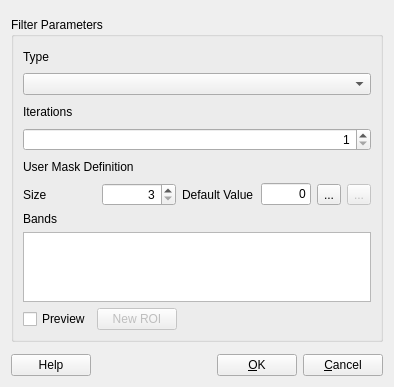
<?xml version="1.0" encoding="UTF-8"?>
<ui version="4.0">
 <class>FilterDialogForm</class>
 <widget class="QDialog" name="FilterDialogForm">
  <property name="geometry">
   <rect>
    <x>0</x>
    <y>0</y>
    <width>394</width>
    <height>387</height>
   </rect>
  </property>
  <property name="sizePolicy">
   <sizepolicy hsizetype="Preferred" vsizetype="Preferred">
    <horstretch>0</horstretch>
    <verstretch>0</verstretch>
   </sizepolicy>
  </property>
  <property name="minimumSize">
   <size>
    <width>0</width>
    <height>0</height>
   </size>
  </property>
  <property name="maximumSize">
   <size>
    <width>5000</width>
    <height>5000</height>
   </size>
  </property>
  <property name="windowTitle">
   <string>Filter</string>
  </property>
  <property name="layoutDirection">
   <enum>Qt::LeftToRight</enum>
  </property>
  <property name="sizeGripEnabled">
   <bool>false</bool>
  </property>
  <layout class="QGridLayout" name="gridLayout_6">
   <item row="0" column="0">
    <layout class="QGridLayout" name="gridLayout_2">
     <item row="0" column="0">
      <layout class="QGridLayout" name="gridLayout">
       <item row="0" column="0">
        <widget class="QWidget" name="m_inputWidget" native="true">
         <property name="minimumSize">
          <size>
           <width>0</width>
           <height>0</height>
          </size>
         </property>
        </widget>
       </item>
       <item row="1" column="0">
        <widget class="QGroupBox" name="groupBox_2">
         <property name="sizePolicy">
          <sizepolicy hsizetype="MinimumExpanding" vsizetype="MinimumExpanding">
           <horstretch>0</horstretch>
           <verstretch>0</verstretch>
          </sizepolicy>
         </property>
         <property name="title">
          <string>Filter Parameters</string>
         </property>
         <layout class="QGridLayout" name="gridLayout_5">
          <item row="0" column="0">
           <layout class="QGridLayout" name="gridLayout_4">
            <item row="0" column="0">
             <layout class="QGridLayout" name="gridLayout_14">
              <item row="0" column="0">
               <layout class="QGridLayout" name="gridLayout_7">
                <item row="0" column="0">
                 <widget class="QLabel" name="label_2">
                  <property name="text">
                   <string>Type</string>
                  </property>
                 </widget>
                </item>
                <item row="1" column="0">
                 <widget class="QComboBox" name="m_typeComboBox">
                  <property name="minimumSize">
                   <size>
                    <width>200</width>
                    <height>0</height>
                   </size>
                  </property>
                 </widget>
                </item>
               </layout>
              </item>
              <item row="1" column="0">
               <layout class="QGridLayout" name="gridLayout_9">
                <item row="0" column="0">
                 <widget class="QLabel" name="label_3">
                  <property name="text">
                   <string>Iterations</string>
                  </property>
                 </widget>
                </item>
                <item row="1" column="0">
                 <widget class="QSpinBox" name="m_iterationsSpinBox">
                  <property name="alignment">
                   <set>Qt::AlignRight|Qt::AlignTrailing|Qt::AlignVCenter</set>
                  </property>
                  <property name="minimum">
                   <number>1</number>
                  </property>
                 </widget>
                </item>
               </layout>
              </item>
              <item row="2" column="0">
               <layout class="QGridLayout" name="gridLayout_10">
                <item row="0" column="0">
                 <widget class="QLabel" name="label_4">
                  <property name="text">
                   <string>User Mask Definition</string>
                  </property>
                 </widget>
                </item>
                <item row="1" column="0">
                 <layout class="QGridLayout" name="gridLayout_8">
                  <item row="0" column="5">
                   <widget class="QToolButton" name="m_maskToolButton">
                    <property name="enabled">
                     <bool>true</bool>
                    </property>
                    <property name="toolTip">
                     <string>Set a new Mask...</string>
                    </property>
                    <property name="text">
                     <string>...</string>
                    </property>
                   </widget>
                  </item>
                  <item row="0" column="6">
                   <widget class="QToolButton" name="m_loadMaskToolButton">
                    <property name="enabled">
                     <bool>false</bool>
                    </property>
                    <property name="toolTip">
                     <string>Open a previous Mask...</string>
                    </property>
                    <property name="text">
                     <string>...</string>
                    </property>
                   </widget>
                  </item>
                  <item row="0" column="4">
                   <widget class="QLineEdit" name="m_maskDefaultValueLineEdit">
                    <property name="maximumSize">
                     <size>
                      <width>50</width>
                      <height>16777215</height>
                     </size>
                    </property>
                    <property name="text">
                     <string>0</string>
                    </property>
                    <property name="alignment">
                     <set>Qt::AlignRight|Qt::AlignTrailing|Qt::AlignVCenter</set>
                    </property>
                   </widget>
                  </item>
                  <item row="0" column="3">
                   <widget class="QLabel" name="label_6">
                    <property name="text">
                     <string>Default Value</string>
                    </property>
                   </widget>
                  </item>
                  <item row="0" column="1">
                   <widget class="QLabel" name="label_5">
                    <property name="text">
                     <string>Size</string>
                    </property>
                   </widget>
                  </item>
                  <item row="0" column="2">
                   <widget class="QSpinBox" name="m_maskSizeSpinBox">
                    <property name="sizePolicy">
                     <sizepolicy hsizetype="Minimum" vsizetype="Fixed">
                      <horstretch>0</horstretch>
                      <verstretch>0</verstretch>
                     </sizepolicy>
                    </property>
                    <property name="alignment">
                     <set>Qt::AlignRight|Qt::AlignTrailing|Qt::AlignVCenter</set>
                    </property>
                    <property name="minimum">
                     <number>3</number>
                    </property>
                    <property name="maximum">
                     <number>15</number>
                    </property>
                    <property name="singleStep">
                     <number>2</number>
                    </property>
                   </widget>
                  </item>
                 </layout>
                </item>
               </layout>
              </item>
              <item row="3" column="0">
               <layout class="QGridLayout" name="gridLayout_12">
                <item row="0" column="0">
                 <widget class="QLabel" name="label_7">
                  <property name="text">
                   <string>Bands</string>
                  </property>
                 </widget>
                </item>
                <item row="1" column="0">
                 <widget class="QListWidget" name="m_listWidget">
                  <property name="sizePolicy">
                   <sizepolicy hsizetype="Expanding" vsizetype="Minimum">
                    <horstretch>0</horstretch>
                    <verstretch>0</verstretch>
                   </sizepolicy>
                  </property>
                  <property name="maximumSize">
                   <size>
                    <width>16777215</width>
                    <height>70</height>
                   </size>
                  </property>
                  <property name="selectionMode">
                   <enum>QAbstractItemView::MultiSelection</enum>
                  </property>
                 </widget>
                </item>
               </layout>
              </item>
             </layout>
            </item>
            <item row="1" column="0">
             <layout class="QGridLayout" name="gridLayout_3">
              <item row="0" column="0">
               <widget class="QCheckBox" name="m_previewCheckBox">
                <property name="text">
                 <string>Preview</string>
                </property>
               </widget>
              </item>
              <item row="0" column="1">
               <widget class="QPushButton" name="m_newROIPushButton">
                <property name="enabled">
                 <bool>false</bool>
                </property>
                <property name="text">
                 <string>New ROI</string>
                </property>
                <property name="checkable">
                 <bool>true</bool>
                </property>
               </widget>
              </item>
              <item row="0" column="2">
               <spacer name="horizontalSpacer_2">
                <property name="orientation">
                 <enum>Qt::Horizontal</enum>
                </property>
                <property name="sizeHint" stdset="0">
                 <size>
                  <width>40</width>
                  <height>20</height>
                 </size>
                </property>
               </spacer>
              </item>
             </layout>
            </item>
           </layout>
          </item>
         </layout>
        </widget>
       </item>
       <item row="2" column="0">
        <widget class="QWidget" name="m_outputWidget" native="true"/>
       </item>
      </layout>
     </item>
     <item row="1" column="0">
      <layout class="QGridLayout" name="gridLayout_11">
       <item row="0" column="0">
        <widget class="te::qt::widgets::HelpPushButton" name="m_helpPushButton">
         <property name="text">
          <string>Help</string>
         </property>
        </widget>
       </item>
       <item row="0" column="1">
        <spacer name="horizontalSpacer">
         <property name="orientation">
          <enum>Qt::Horizontal</enum>
         </property>
         <property name="sizeHint" stdset="0">
          <size>
           <width>136</width>
           <height>20</height>
          </size>
         </property>
        </spacer>
       </item>
       <item row="0" column="2">
        <widget class="QPushButton" name="m_okPushButton">
         <property name="sizePolicy">
          <sizepolicy hsizetype="Minimum" vsizetype="Fixed">
           <horstretch>0</horstretch>
           <verstretch>0</verstretch>
          </sizepolicy>
         </property>
         <property name="minimumSize">
          <size>
           <width>0</width>
           <height>0</height>
          </size>
         </property>
         <property name="text">
          <string>&amp;OK</string>
         </property>
        </widget>
       </item>
       <item row="0" column="3">
        <widget class="QPushButton" name="m_cancelPushButton">
         <property name="sizePolicy">
          <sizepolicy hsizetype="Minimum" vsizetype="Fixed">
           <horstretch>0</horstretch>
           <verstretch>0</verstretch>
          </sizepolicy>
         </property>
         <property name="minimumSize">
          <size>
           <width>0</width>
           <height>0</height>
          </size>
         </property>
         <property name="text">
          <string>&amp;Cancel</string>
         </property>
        </widget>
       </item>
      </layout>
     </item>
    </layout>
   </item>
  </layout>
 </widget>
 <customwidgets>
  <customwidget>
   <class>te::qt::widgets::HelpPushButton</class>
   <extends>QPushButton</extends>
   <header>terralib/qt/widgets/help/HelpPushButton.h</header>
  </customwidget>
 </customwidgets>
 <resources/>
 <connections>
  <connection>
   <sender>m_cancelPushButton</sender>
   <signal>clicked()</signal>
   <receiver>FilterDialogForm</receiver>
   <slot>close()</slot>
   <hints>
    <hint type="sourcelabel">
     <x>388</x>
     <y>361</y>
    </hint>
    <hint type="destinationlabel">
     <x>224</x>
     <y>189</y>
    </hint>
   </hints>
  </connection>
 </connections>
</ui>
